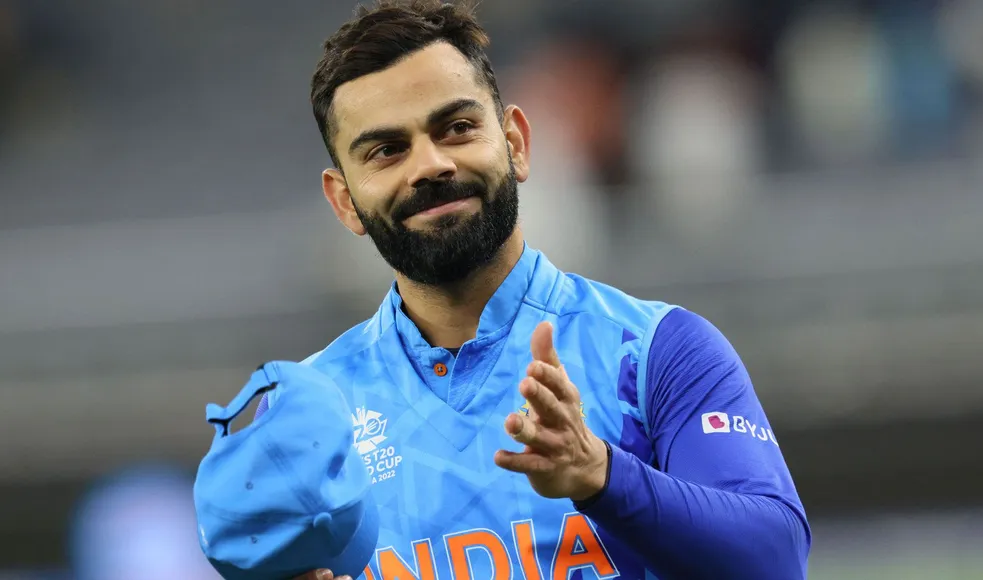
#> input picture face_deteection/virat.png, 983 x 580 px
$ python face_deteection.py
#> lines starting #> are read from the running program, lines starting #| are printed output that depends on the picture; after the words box and inside, x2 and y2 are one past the last pixel; in counts of white or black regions, pixels touching at a corner belong together
#make sure to run the below pip install before running code.
#pip3 install opencv-python
import cv2

# Read image
img = cv2.imread('virat.png')
#> img is the input picture: shape (580, 983, 3); mean B, G, R 124.4, 108.4, 97

# Convert to grayscale
gray_img = cv2.cvtColor(img, cv2.COLOR_BGR2GRAY)
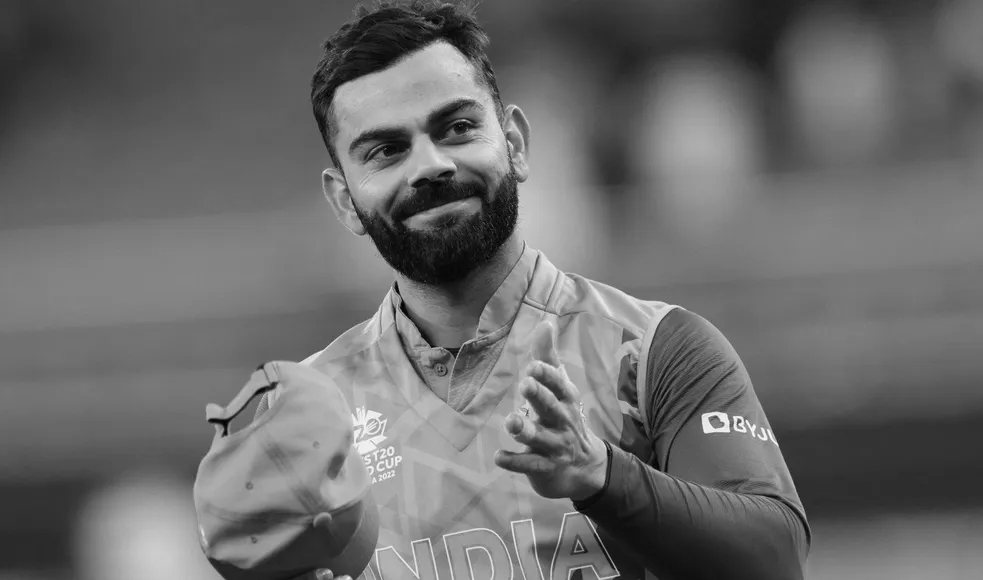
#> gray_img: shape (580, 983); min 1, max 254, mean 106.8

# Load haar-cascade xml classifier file
haar_cascade = cv2.CascadeClassifier('Haarcascade_frontalface_default.xml')

# Apply the face detection method on the grayscale image
faces_rect = haar_cascade.detectMultiScale(gray_img, 1.1, 9)
#> faces_rect = [[319, 53, 212, 212]]

# Iterate through rectangles of detected faces
for (x, y, w, h) in faces_rect:
    cv2.rectangle(img, (x, y), (x+w, y+h), (0, 255, 0), 2)
#> this loop made 1 pass
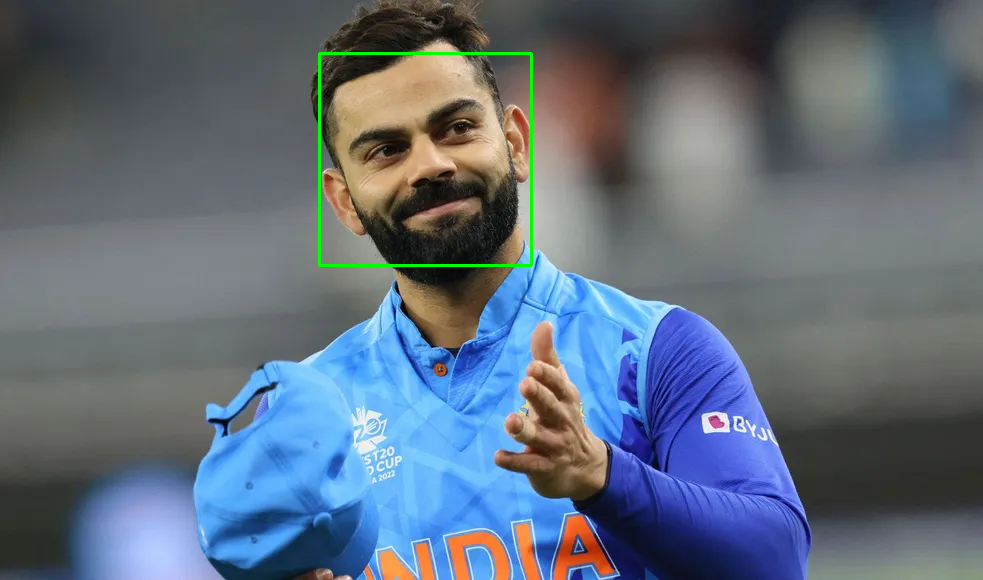
#> img: shape (580, 983, 3); 0.45% of pixels changed, all inside (x1, y1, x2, y2) = (318, 52, 533, 267)

#Open image with detected face
cv2.imshow('Detected faces', img)

cv2.waitKey(0)
